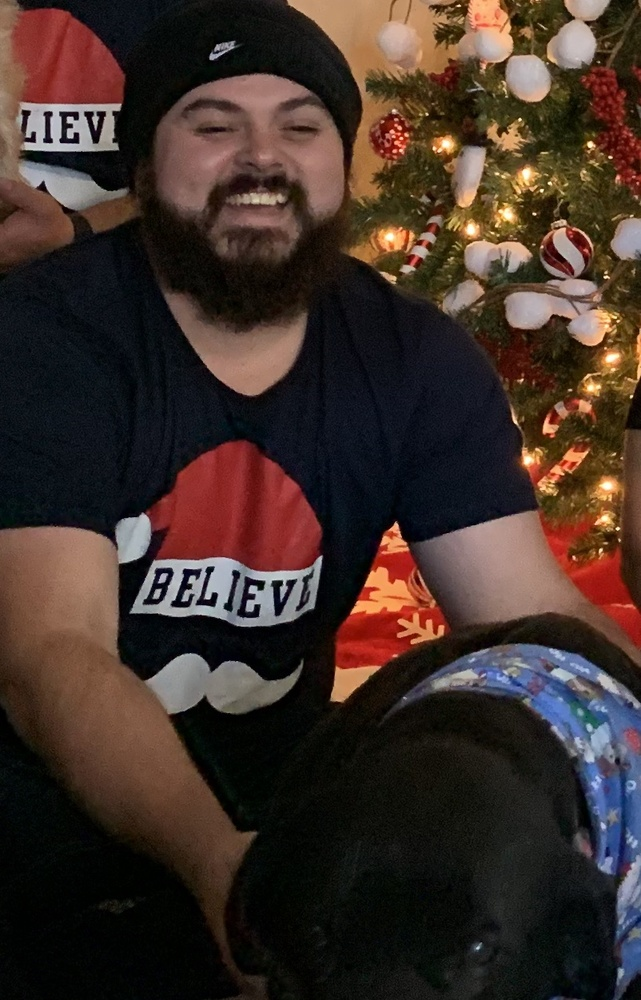
#> input picture labs/6/IMG_1519.JPG, 641 x 1000 px, shrunk from 802 x 1251 before the run
$ python task1.py
#> lines starting #> are read from the running program, lines starting #| are printed output that depends on the picture
from PIL import Image, ImageOps


print("Enter image path:")

im = Image.open(input().strip())
#> the answer given: IMG_1519.JPG
#> im is the input picture: PIL image 641x1000 RGB; mean R, G, B 63.1, 47.3, 40.7

print("negating image...")

inv1 = ImageOps.invert(im)
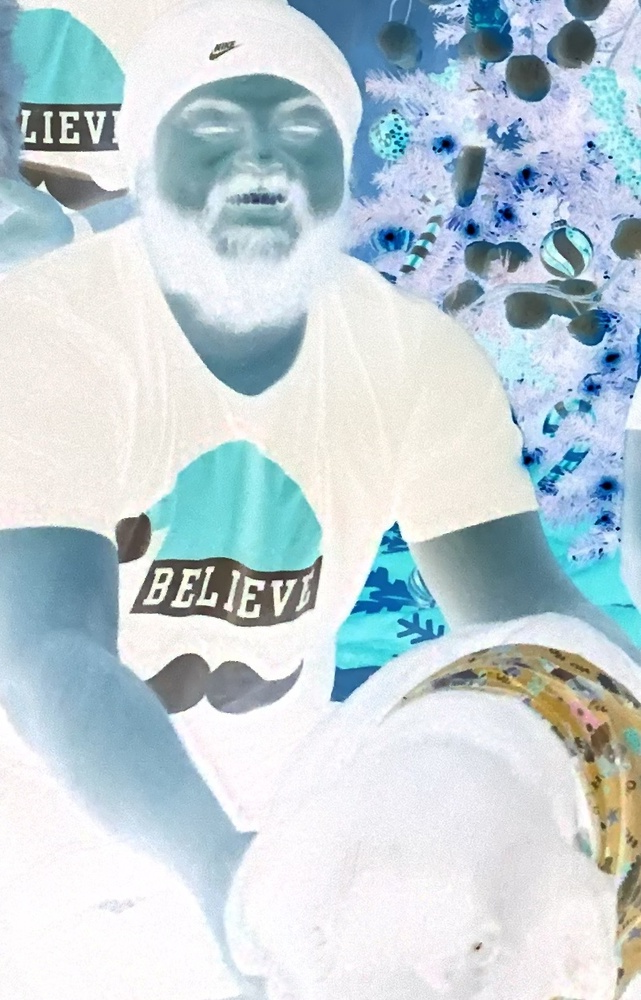
#> inv1: PIL image 641x1000 RGB; mean R, G, B 191.9, 207.7, 214.3

inv1.show()

print("double negation...")

inv2 = ImageOps.invert(inv1)

inv2.show()
